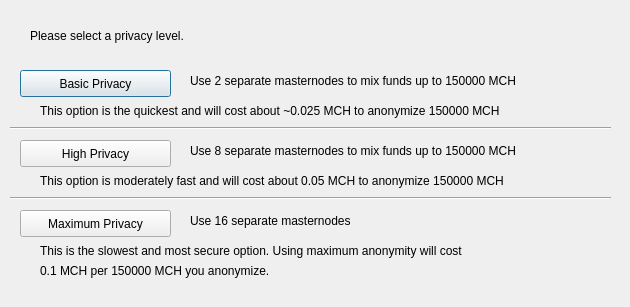
<?xml version="1.0" encoding="UTF-8"?>
<ui version="4.0">
 <class>ObfuscationConfig</class>
 <widget class="QDialog" name="ObfuscationConfig">
  <property name="geometry">
   <rect>
    <x>0</x>
    <y>0</y>
    <width>630</width>
    <height>307</height>
   </rect>
  </property>
  <property name="windowTitle">
   <string>Configure Obfuscation</string>
  </property>
  <widget class="QPushButton" name="buttonBasic">
   <property name="geometry">
    <rect>
     <x>20</x>
     <y>70</y>
     <width>151</width>
     <height>27</height>
    </rect>
   </property>
   <property name="text">
    <string>Basic Privacy</string>
   </property>
  </widget>
  <widget class="QPushButton" name="buttonHigh">
   <property name="geometry">
    <rect>
     <x>20</x>
     <y>140</y>
     <width>151</width>
     <height>27</height>
    </rect>
   </property>
   <property name="text">
    <string>High Privacy</string>
   </property>
  </widget>
  <widget class="QPushButton" name="buttonMax">
   <property name="geometry">
    <rect>
     <x>20</x>
     <y>210</y>
     <width>151</width>
     <height>27</height>
    </rect>
   </property>
   <property name="text">
    <string>Maximum Privacy</string>
   </property>
  </widget>
  <widget class="QLabel" name="label">
   <property name="geometry">
    <rect>
     <x>30</x>
     <y>20</y>
     <width>571</width>
     <height>31</height>
    </rect>
   </property>
   <property name="text">
    <string>Please select a privacy level.</string>
   </property>
  </widget>
  <widget class="QLabel" name="label_2">
   <property name="geometry">
    <rect>
     <x>190</x>
     <y>70</y>
     <width>421</width>
     <height>21</height>
    </rect>
   </property>
   <property name="text">
    <string>Use 2 separate masternodes to mix funds up to 150000 MCH</string>
   </property>
  </widget>
  <widget class="QLabel" name="label_3">
   <property name="geometry">
    <rect>
     <x>190</x>
     <y>140</y>
     <width>411</width>
     <height>21</height>
    </rect>
   </property>
   <property name="text">
    <string>Use 8 separate masternodes to mix funds up to 150000 MCH</string>
   </property>
  </widget>
  <widget class="QLabel" name="label_4">
   <property name="geometry">
    <rect>
     <x>190</x>
     <y>210</y>
     <width>421</width>
     <height>21</height>
    </rect>
   </property>
   <property name="text">
    <string>Use 16 separate masternodes</string>
   </property>
  </widget>
  <widget class="QLabel" name="label_6">
   <property name="geometry">
    <rect>
     <x>40</x>
     <y>100</y>
     <width>561</width>
     <height>21</height>
    </rect>
   </property>
   <property name="text">
    <string>This option is the quickest and will cost about ~0.025 MCH to anonymize 150000 MCH</string>
   </property>
  </widget>
  <widget class="QLabel" name="label_7">
   <property name="geometry">
    <rect>
     <x>40</x>
     <y>170</y>
     <width>561</width>
     <height>21</height>
    </rect>
   </property>
   <property name="text">
    <string>This option is moderately fast and will cost about 0.05 MCH to anonymize 150000 MCH</string>
   </property>
  </widget>
  <widget class="QLabel" name="label_8">
   <property name="geometry">
    <rect>
     <x>40</x>
     <y>240</y>
     <width>561</width>
     <height>21</height>
    </rect>
   </property>
   <property name="text">
    <string>This is the slowest and most secure option. Using maximum anonymity will cost</string>
   </property>
  </widget>
  <widget class="QLabel" name="label_9">
   <property name="geometry">
    <rect>
     <x>40</x>
     <y>260</y>
     <width>561</width>
     <height>21</height>
    </rect>
   </property>
   <property name="text">
    <string>0.1 MCH per 150000 MCH you anonymize.</string>
   </property>
  </widget>
  <widget class="Line" name="line">
   <property name="geometry">
    <rect>
     <x>10</x>
     <y>120</y>
     <width>601</width>
     <height>16</height>
    </rect>
   </property>
   <property name="orientation">
    <enum>Qt::Horizontal</enum>
   </property>
  </widget>
  <widget class="Line" name="line_2">
   <property name="geometry">
    <rect>
     <x>10</x>
     <y>190</y>
     <width>601</width>
     <height>16</height>
    </rect>
   </property>
   <property name="orientation">
    <enum>Qt::Horizontal</enum>
   </property>
  </widget>
 </widget>
 <resources/>
 <connections/>
</ui>
